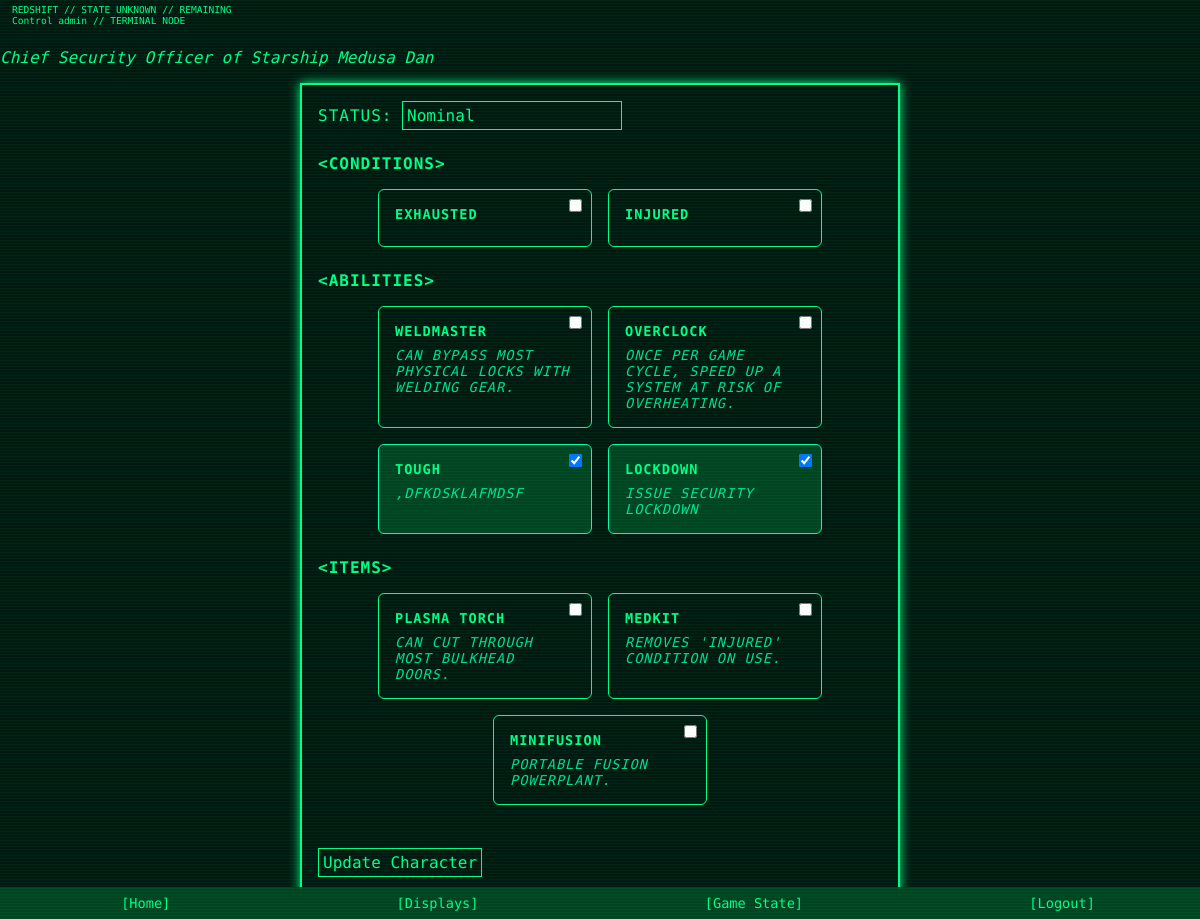
The app's page /control/character/1 (signed in) with its own data.
### app/models.py (models this page shows)
class User(UserMixin, db.Model):
    id = db.Column(db.Integer, primary_key=True)
    username = db.Column(db.String(64), unique=True, nullable=False)
    email = db.Column(db.String(120), unique=True, nullable=False)
    password = db.Column(db.String(128), nullable=False)
    is_verified = db.Column(db.Boolean, default=False)
    role = db.Column(db.String(20), default='Player')  # 'Player' or 'Control'
    theme = db.Column(db.String(32), default='theme-green')
    character = db.relationship("Character", backref="user", uselist=False)

class Character(db.Model):
    id = db.Column(db.Integer, primary_key=True)
    first_name = db.Column(db.String(64))
    surname = db.Column(db.String(64))
    position = db.Column(db.String(100))
    affiliation = db.Column(db.String(100))
    status = db.Column(db.String(50), default="Nominal")
    image_filename = db.Column(db.String(128))  # optional
    abilities = db.Column(db.PickleType, default=list)   # List of strings
    conditions = db.Column(db.PickleType, default=list)  # List of strings (empty at start)
    items = db.Column(db.PickleType, default=list)        # List of strings
    claim_code = db.Column(db.String(16), unique=True, nullable=True)
    claimed = db.Column(db.Boolean, default=False)
    user_id = db.Column(db.Integer, db.ForeignKey('user.id'), nullable=True)

class Condition(db.Model):
    id = db.Column(db.Integer, primary_key=True)
    name = db.Column(db.String(100), unique=True, nullable=False)
    effect = db.Column(db.Text)

class Ability(db.Model):
    id = db.Column(db.Integer, primary_key=True)
    name = db.Column(db.String(100), unique=True, nullable=False)
    description = db.Column(db.Text)

class Item(db.Model):
    id = db.Column(db.Integer, primary_key=True)
    name = db.Column(db.String(100), unique=True, nullable=False)
    description = db.Column(db.Text)
    code = db.Column(db.String(10), unique=True, nullable=False)

### app/routes.py (the view, shortened to what this page needs)
@main_bp.route('/control/character/<int:char_id>', methods=['GET', 'POST'])
@login_required
def edit_character_control(char_id):
    if current_user.role != 'Control':
        abort(403)
    char = Character.query.get_or_404(char_id)
    all_items = Item.query.all()
    all_abilities = Ability.query.all()
    all_conditions = Condition.query.all()
    return render_template(
        'edit_character_control.html',
        char=char,
        all_items=all_items,
        all_abilities=all_abilities,
        all_conditions=all_conditions
    )

### app/models.py (called while the page is built)
@login_manager.user_loader
def load_user(user_id):
    return User.query.get(int(user_id))

### app/templates/edit_character_control.html (shortened to what this page needs)
{% extends "base.html" %}
{% block content %}
<h2>Edit: {{ char.name }}</h2>
<p><em>{{ char.position }} of {{ char.affiliation }}</em></p>
<form method="post">
  <label>Status:</label>
  <input type="text" name="status" value="{{ char.status }}" required>
  <h3>Conditions</h3>
  <div class="card-grid">
    {% for cond in all_conditions %}
      <label class="card {% if cond.name in char.conditions %}checked{% endif %}">
        <input type="checkbox" name="conditions" value="{{ cond.name }}"
               {% if cond.name in char.conditions %}checked{% endif %}>
        <div class="title">{{ cond.name }}</div>
      </label>
    {% endfor %}
  </div>
  <h3>Abilities</h3>
  <div class="card-grid">
    {% for ability in all_abilities %}
      <label class="card {% if ability.name in char.abilities %}checked{% endif %}">
        <input type="checkbox" name="abilities" value="{{ ability.name }}"
               {% if ability.name in char.abilities %}checked{% endif %}>
        <div class="title">{{ ability.name }}</div>
        <div class="desc">{{ ability.description }}</div>
      </label>
    {% endfor %}
  </div>
  <h3>Items</h3>
  <div class="card-grid">
    {% for item in all_items %}
      <label class="card {% if item.name in char.items %}checked{% endif %}">
        <input type="checkbox" name="items" value="{{ item.name }}"
               {% if item.name in char.items %}checked{% endif %}>
        <div class="title">{{ item.name }}</div>
        <div class="desc">{{ item.description }}</div>
      </label>
    {% endfor %}
  </div>
  <br>
  <button type="submit">Update Character</button>
</form>
{% endblock %}

### app/templates/base.html (shortened to what this page needs)
<!DOCTYPE html>
<html lang="en">
<head>
  <link rel="stylesheet" href="{{ url_for('static', filename='css/retro.css') }}">
</head>
<body class="{{ current_user.theme if current_user.is_authenticated else 'theme-green' }}">
<div class="top-bar">
  REDSHIFT //
  {% if state %} {{ state.current_phase }} {% else %} STATE UNKNOWN {% endif %}
   // {{ time_remaining }} REMAINING<br/>
   {{ current_user.role if current_user.is_authenticated else "GUEST" }} {{ current_user.username }} // TERMINAL NODE
</div>
  {% block content %}{% endblock %}
<div class="nav-bar-bottom">
  {% if current_user.is_authenticated %}
  <a href="{{ url_for('main.dashboard') }}">Home</a>
    {% if current_user.role == 'Control' %}
    <a href="{{ url_for('main.manage_displays') }}">Displays</a>
    <a href="{{ url_for('main.control_game_state') }}">Game State</a>
    {% else %}
      {% if character %}
        <a href="{{ url_for('main.edit_character') }}">Edit</a>
      {% else %}
        <a href="{{ url_for('main.create_character') }}">Create Char</a>
      {% endif %}
    {% endif %}
    <a href="{{ url_for('auth.logout') }}">Logout</a>
  {% else %}
    <a href="{{ url_for('auth.login') }}">Login</a>
    <a href="{{ url_for('auth.register') }}">Register</a>
  {% endif %}
</div>
</body>
</html>

### app/static/css/retro.css (style rules this page uses)
:root { --color-bg: #001a11; }
.theme-green { --color-fg: #00ff88; --color-accent: #00ffaa; --color-border: #00cc88; --color-muted: #004422; }
@media (min-width: 600px) { body { background-color: var(--color-bg); color: var(--color-fg); font-family: 'Share Tech Mono', monospace; margin: 0; padding: 0; animation: flickerAnim 3.6s infinite alternate; } }
@media (min-width: 600px) { a, h1, h2, h3, p, label, input, textarea, button, .nav-bar, .panel { animation: flickerAnim 3.6s infinite alternate; } }
@media (min-width: 600px) { body::before { content: ""; position: fixed; top: 0; left: 0; width: 100%; height: 100%; pointer-events: none; background: repeating-linear-gradient( to bottom, rgba(0, 255, 136, 0.05) 0px, rgba(0, 255, 136, 0.05) 1px, transparent 1px, transparent 3px ); z-index: 9999; animation: roll 60s linear infinite; } }
a { text-decoration: none; color: var(--color-fg) }
a:before { content: "["; color: var(--color-fg) }
a:after { content: "]"; color: var(--color-fg) }
form, .panel, .container { border: 2px solid var(--color-fg); padding: 1rem; margin: 1rem auto; max-width: 600px; background-color: var(--color-bg); box-shadow: 0 0 10px var(--color-fg); width: 100%; box-sizing: border-box; }
input, textarea, button { background-color: var(--color-bg); color: var(--color-fg); border: 1px solid var(--color-fg); font-family: inherit; padding: 0.25rem; margin-bottom: 0.5rem; box-sizing: border-box; font-size: 1rem; }
h1, h2, h3, label { text-transform: uppercase; letter-spacing: 1px; font-size: 1rem; }
h3:before { content: "<"; color: var(--color-fg); }
h3:after { content: ">"; color: var(--color-fg); }
.card-grid { display: flex; flex-wrap: wrap; gap: 1rem; justify-content: center; margin-bottom: 1.5rem; }
.card { background-color: var(--color-bg); border: 1px solid var(--color-fg); border-radius: 6px; padding: 1rem; width: 180px; position: relative; cursor: pointer; transition: background 0.2s; text-align: left; font-size: 0.85rem; }
.card input[type="checkbox"] { position: absolute; top: 6px; right: 6px; }
.card .title { font-weight: bold; margin-bottom: 0.5rem; }
.card .desc { font-style: italic; color: var(--color-accent); opacity: 0.85; }
.card.checked { background-color: var(--color-muted); border-color: var(--color-accent); }
.top-bar { position: fixed; top: 0; width: 100%; font-size: 0.6rem; background-color: var(--color-bg); color: var(--color-fg); display: flex; justify-content: left; padding: 0.25rem 0.75rem; z-index: 100; }
.nav-bar-bottom { position: fixed; bottom: 0; width: 100%; background-color: var(--color-muted); display: flex; justify-content: space-around; padding: 0.5rem; z-index: 100; }
.nav-bar-bottom a { font-size: 0.85rem; color: var(--color-fg); text-decoration: none; }

### records on screen
User: role "Control", username "admin"
Character: position "Chief Security Officer", affiliation "Starship Medusa Dan", status "Nominal"
Condition: name "EXHAUSTED"
Condition: name "INJURED"
Ability: name "WELDMASTER", description "CAN BYPASS MOST PHYSICAL LOCKS WITH WELDING GEAR."
Ability: name "OVERCLOCK", description "ONCE PER GAME CYCLE, SPEED UP A SYSTEM AT RISK OF OVERHEATING."
Ability: name "☑", name "TOUGH", description ",DFKDSKLAFMDSF"
Ability: name "☑", name "LOCKDOWN", description "ISSUE SECURITY LOCKDOWN"
Item: name "PLASMA TORCH", description "CAN CUT THROUGH MOST BULKHEAD DOORS."
Item: name "MEDKIT", description "REMOVES 'INJURED' CONDITION ON USE."
Item: name "MINIFUSION", description "PORTABLE FUSION POWERPLANT."
